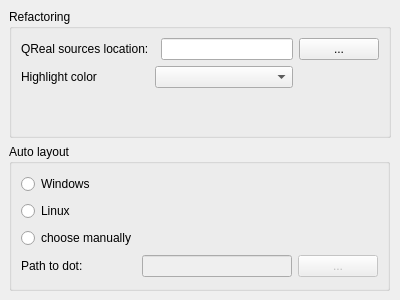
<?xml version="1.0" encoding="UTF-8"?>
<ui version="4.0">
 <class>refactoringPreferencesPage</class>
 <widget class="QWidget" name="refactoringPreferencesPage">
  <property name="geometry">
   <rect>
    <x>0</x>
    <y>0</y>
    <width>400</width>
    <height>300</height>
   </rect>
  </property>
  <property name="windowTitle">
   <string>Form</string>
  </property>
  <widget class="QGroupBox" name="groupBox">
   <property name="enabled">
    <bool>true</bool>
   </property>
   <property name="geometry">
    <rect>
     <x>9</x>
     <y>9</y>
     <width>382</width>
     <height>129</height>
    </rect>
   </property>
   <property name="sizePolicy">
    <sizepolicy hsizetype="Ignored" vsizetype="Ignored">
     <horstretch>0</horstretch>
     <verstretch>0</verstretch>
    </sizepolicy>
   </property>
   <property name="title">
    <string>Refactoring</string>
   </property>
   <layout class="QGridLayout" name="gridLayout">
    <item row="0" column="0">
     <widget class="QLabel" name="qrealSourcesLabel">
      <property name="text">
       <string>QReal sources location:</string>
      </property>
     </widget>
    </item>
    <item row="0" column="2">
     <widget class="QLineEdit" name="qrealSourcesLineEdit"/>
    </item>
    <item row="0" column="3">
     <widget class="QPushButton" name="qrealSourcesPushButton">
      <property name="text">
       <string>...</string>
      </property>
     </widget>
    </item>
    <item row="1" column="0">
     <widget class="QLabel" name="label">
      <property name="text">
       <string>Highlight color</string>
      </property>
     </widget>
    </item>
    <item row="1" column="1" colspan="2">
     <widget class="QComboBox" name="colorComboBox"/>
    </item>
    <item row="2" column="0">
     <spacer name="verticalSpacer">
      <property name="orientation">
       <enum>Qt::Vertical</enum>
      </property>
      <property name="sizeHint" stdset="0">
       <size>
        <width>20</width>
        <height>40</height>
       </size>
      </property>
     </spacer>
    </item>
   </layout>
  </widget>
  <widget class="QGroupBox" name="groupBox2">
   <property name="geometry">
    <rect>
     <x>9</x>
     <y>144</y>
     <width>381</width>
     <height>147</height>
    </rect>
   </property>
   <property name="title">
    <string>Auto layout</string>
   </property>
   <layout class="QGridLayout" name="gridLayout_2">
    <item row="0" column="0">
     <widget class="QRadioButton" name="windowsRadioButton">
      <property name="text">
       <string>Windows</string>
      </property>
     </widget>
    </item>
    <item row="1" column="0">
     <widget class="QRadioButton" name="linuxRadioButton">
      <property name="text">
       <string>Linux</string>
      </property>
     </widget>
    </item>
    <item row="2" column="0">
     <widget class="QRadioButton" name="otherRadioButton">
      <property name="text">
       <string>choose manually</string>
      </property>
     </widget>
    </item>
    <item row="3" column="0">
     <widget class="QLabel" name="dotPathLabel">
      <property name="text">
       <string>Path to dot:</string>
      </property>
     </widget>
    </item>
    <item row="3" column="2">
     <widget class="QPushButton" name="browseDotPathPushButton">
      <property name="enabled">
       <bool>false</bool>
      </property>
      <property name="text">
       <string>...</string>
      </property>
     </widget>
    </item>
    <item row="3" column="1">
     <widget class="QLineEdit" name="dotPathLineEdit">
      <property name="enabled">
       <bool>false</bool>
      </property>
     </widget>
    </item>
   </layout>
  </widget>
 </widget>
 <resources/>
 <connections/>
</ui>
